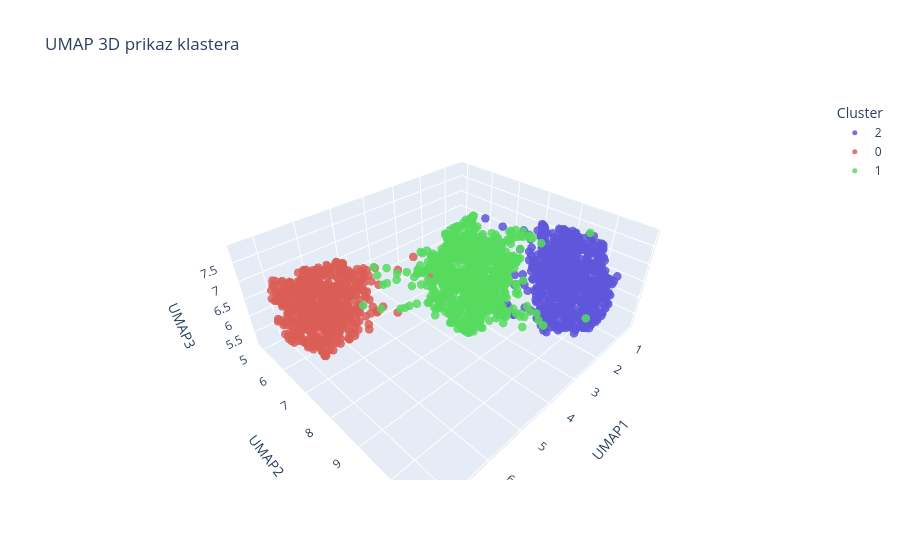

Notebook source saved alongside this figure:
### Code cell
draw_umap_2d_3d(y, df_pca)

### Figure 1 — Plotly figure (JSON) as saved in the notebook; plotly's stock layout.template omitted (floating-point values rounded to 4 significant figures; data arrays with more than 128 entries replaced by an {"elided": "..."} marker saying what was removed)
{"data": [{"hovertemplate": "Cluster=2<br>UMAP1=%{x}<br>UMAP2=%{y}<br>UMAP3=%{z}<extra></extra>", "legendgroup": "2", "marker": {"color": "rgb(94,86,219)", "opacity": 0.85, "size": 5, "symbol": "circle"}, "mode": "markers", "name": "2", "scene": "scene", "showlegend": true, "type": "scatter3d", "x": {"elided": "755 float values"}, "y": {"elided": "755 float values"}, "z": {"elided": "755 float values"}}, {"hovertemplate": "Cluster=0<br>UMAP1=%{x}<br>UMAP2=%{y}<br>UMAP3=%{z}<extra></extra>", "legendgroup": "0", "marker": {"color": "rgb(219,94,86)", "opacity": 0.85, "size": 5, "symbol": "circle"}, "mode": "markers", "name": "0", "scene": "scene", "showlegend": true, "type": "scatter3d", "x": {"elided": "628 float values"}, "y": {"elided": "628 float values"}, "z": {"elided": "628 float values"}}, {"hovertemplate": "Cluster=1<br>UMAP1=%{x}<br>UMAP2=%{y}<br>UMAP3=%{z}<extra></extra>", "legendgroup": "1", "marker": {"color": "rgb(86,219,94)", "opacity": 0.85, "size": 5, "symbol": "circle"}, "mode": "markers", "name": "1", "scene": "scene", "showlegend": true, "type": "scatter3d", "x": {"elided": "751 float values"}, "y": {"elided": "751 float values"}, "z": {"elided": "751 float values"}}], "layout": {"autosize": true, "legend": {"title": {"text": "Cluster"}, "tracegroupgap": 0}, "scene": {"aspectmode": "auto", "aspectratio": {"x": 1.438, "y": 1.238, "z": 0.5616}, "domain": {"x": [0, 1], "y": [0, 1]}, "xaxis": {"title": {"text": "UMAP1"}, "type": "linear"}, "yaxis": {"title": {"text": "UMAP2"}, "type": "linear"}, "zaxis": {"title": {"text": "UMAP3"}, "type": "linear"}}, "title": {"text": "UMAP 3D prikaz klastera"}}}
